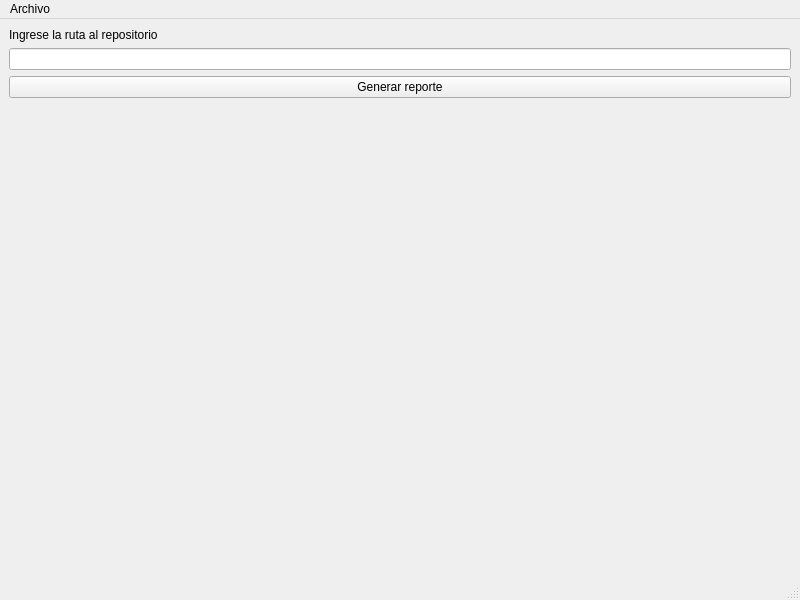
<?xml version="1.0" encoding="UTF-8"?>
<ui version="4.0">
 <class>MainWindow</class>
 <widget class="QMainWindow" name="MainWindow">
  <property name="geometry">
   <rect>
    <x>0</x>
    <y>0</y>
    <width>800</width>
    <height>600</height>
   </rect>
  </property>
  <property name="windowTitle">
   <string>Git Stats</string>
  </property>
  <property name="windowIcon">
   <iconset resource="../resources.qrc">
    <normaloff>:/iconos/recursos/qt.png</normaloff>:/iconos/recursos/qt.png</iconset>
  </property>
  <widget class="QWidget" name="centralwidget">
   <layout class="QVBoxLayout" name="verticalLayout">
    <item>
     <widget class="QLabel" name="label">
      <property name="text">
       <string>Ingrese la ruta al repositorio</string>
      </property>
     </widget>
    </item>
    <item>
     <widget class="QLineEdit" name="lineEdit"/>
    </item>
    <item>
     <widget class="QPushButton" name="pushButton">
      <property name="statusTip">
       <string>Genrar reporte</string>
      </property>
      <property name="text">
       <string>Generar reporte</string>
      </property>
     </widget>
    </item>
    <item>
     <spacer name="verticalSpacer">
      <property name="orientation">
       <enum>Qt::Orientation::Vertical</enum>
      </property>
      <property name="sizeHint" stdset="0">
       <size>
        <width>20</width>
        <height>40</height>
       </size>
      </property>
     </spacer>
    </item>
   </layout>
  </widget>
  <widget class="QMenuBar" name="menubar">
   <property name="geometry">
    <rect>
     <x>0</x>
     <y>0</y>
     <width>800</width>
     <height>33</height>
    </rect>
   </property>
   <widget class="QMenu" name="menuArchivo">
    <property name="title">
     <string>Archivo</string>
    </property>
    <addaction name="actionSalir"/>
   </widget>
   <addaction name="menuArchivo"/>
  </widget>
  <widget class="QStatusBar" name="statusbar"/>
  <action name="actionSalir">
   <property name="icon">
    <iconset resource="../resources.qrc">
     <normaloff>:/iconos/recursos/exit.png</normaloff>:/iconos/recursos/exit.png</iconset>
   </property>
   <property name="text">
    <string>Salir</string>
   </property>
  </action>
 </widget>
 <resources>
  <include location="../resources.qrc"/>
 </resources>
 <connections/>
</ui>
